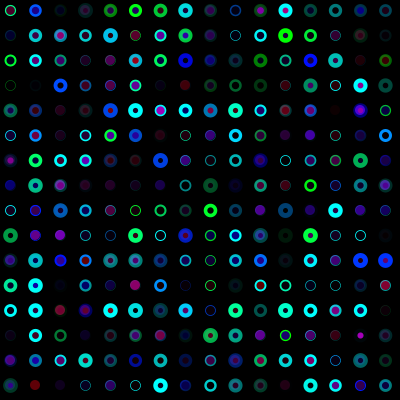
Frame 1 (no input)
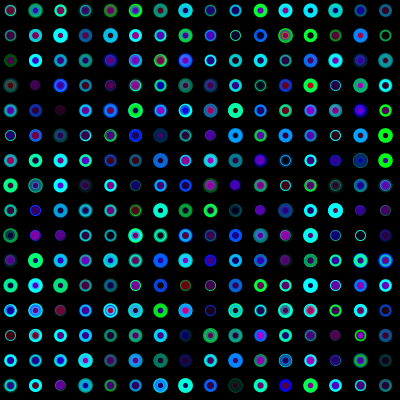
Frame 2 (the mouse pressed at the canvas centre, redrawn once)

The Processing sketch that drew these frames (run headless with seeded random() and noise(); the mouse was pressed at the canvas centre and the sketch redrawn once):

// Processing sketch: processing_38991
// ── processing_38991.pde

void setup() {
  size(400, 400);
  colorMode(RGB, 100);
  background(0);
}

void draw() { //sets up grid for circles
  for (int x = 10; x <= width; x += 25) {
    for (int y = 10; y <= width; y += 25) {
      circles (x, y);
    }
  }
  noLoop();
}


void circles(float x, float y) {
  pushMatrix();
  stroke(0, random(200), random(200), random(150)); //stroke has random colors of 
  //green and blue in the 200 range and a random transparency
  strokeWeight(random(5)); //the stroke weight has a random component with a
  //value of 5
  translate (0, 0); //starts grid at this point
  fill(random(100), 0, random(150), random(75)); 
  ellipse(x, y, 10, 10); //ellipse will follow loop and have a diameter of 10
  popMatrix();
}
